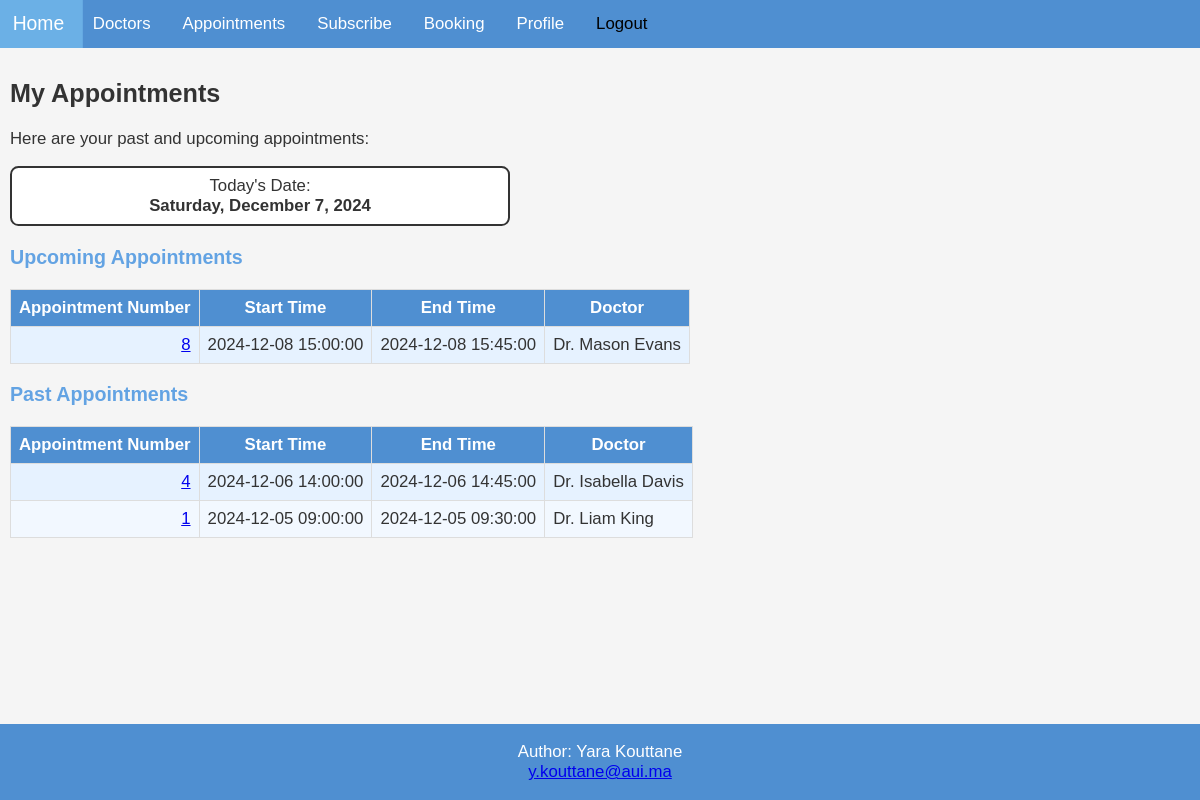
Page /Profile/profile.php (signed in) on the earlier database version.
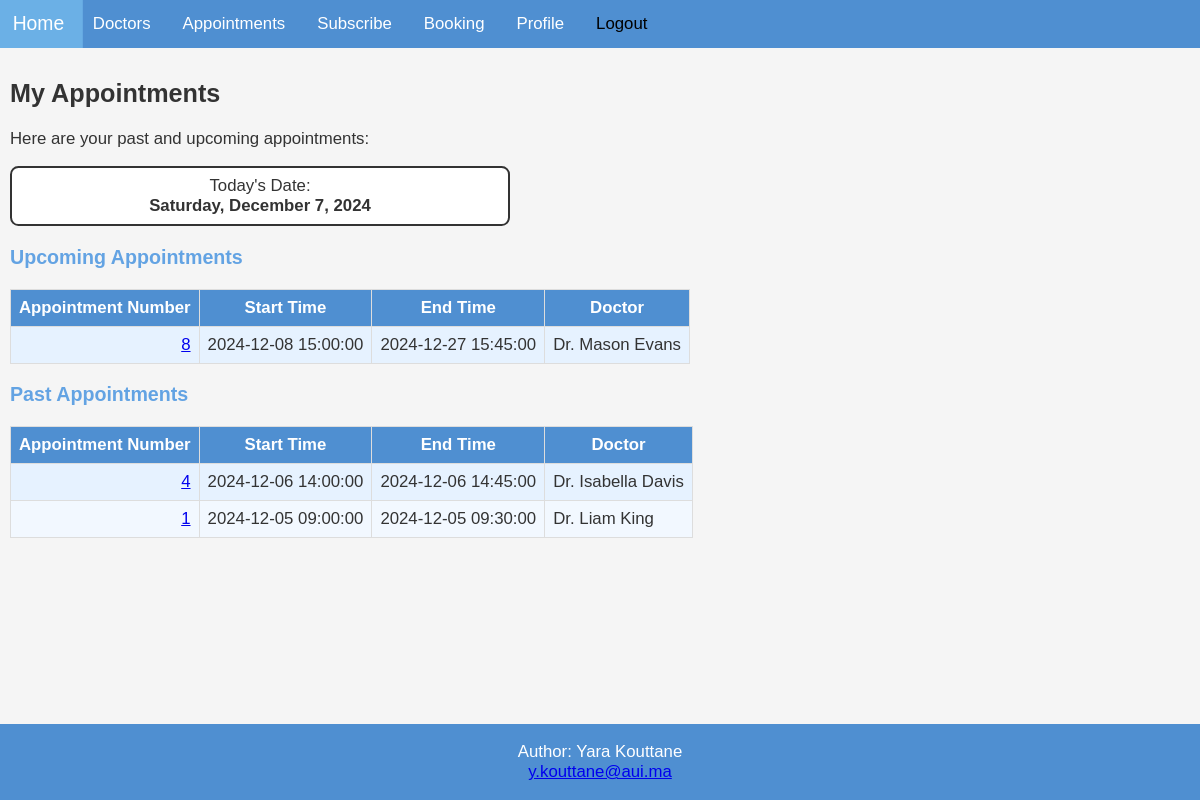
Same page on the later database version.
### tables this page shows
CREATE TABLE APPOINTMENT(
    appointment_id INT PRIMARY KEY AUTO_INCREMENT,
    appointment_date_beg DATETIME NOT NULL,
    appointment_date_end DATETIME NOT NULL,
    patient_id INT NOT NULL,
    doctor_id INT NOT NULL,
    CONSTRAINT has_appointment 
    FOREIGN KEY (patient_id)
    REFERENCES patient(patient_id),
    CONSTRAINT gives_appointment 
    FOREIGN KEY (doctor_id)
    REFERENCES doctor(doctor_id)
);

CREATE TABLE doctor(
    doctor_id INT PRIMARY KEY AUTO_INCREMENT,
    doctor_last_name varchar(64) NOT NULL,
    doctor_first_name varchar(64) NOT NULL,
    doctor_speciality varchar(64) NOT NULL
);

### Profile/profile.php (the view, shortened to what this page needs)
<!DOCTYPE html>
<html>
<head>
    <link rel="stylesheet" href="css/mystyle.css">
</head>
<div class="wrapper">
<body>
<?php include '../inc/header.php';?>
<div class="content">
    <h2>My Appointments</h2>
    <p>Here are your past and upcoming appointments:</p>
    <p class="date">Today's Date: <strong><?php echo date('l, F j, Y'); ?></strong></p>
    <?php
    include "../config/init.php";
    try {
        $patient_id = $_SESSION['patient_id'];
        $conn = new PDO("mysql:host=$server; dbname=$db", $user, $password);
        $qry_past = "SELECT appointment_id, appointment_date_beg, appointment_date_end, doctor_first_name, doctor_last_name
                     FROM appointment
                     INNER JOIN doctor ON appointment.doctor_id = doctor.doctor_id
                     WHERE patient_id = :patient_id AND appointment_date_beg < NOW()
                     ORDER BY appointment_date_beg DESC;";
        $qry_future = "SELECT appointment_id, appointment_date_beg, appointment_date_end, doctor_first_name, doctor_last_name
                       FROM appointment
                       INNER JOIN doctor ON appointment.doctor_id = doctor.doctor_id
                       WHERE patient_id = :patient_id AND appointment_date_beg >= NOW()
                       ORDER BY appointment_date_beg ASC;";
        $stmt_past = $conn->prepare($qry_past);
        $stmt_past->bindParam(':patient_id', $patient_id, PDO::PARAM_INT);
        $stmt_past->execute();
        $stmt_future = $conn->prepare($qry_future);
        $stmt_future->bindParam(':patient_id', $patient_id, PDO::PARAM_INT);
        $stmt_future->execute();
        echo "<h3 class='apt'>Upcoming Appointments</h3>";
        if ($stmt_future->rowCount() > 0) {
            echo "<table>\n";
            echo "<tr><th>Appointment Number</th><th>Start Time</th><th>End Time</th><th>Doctor</th></tr>\n";
            while ($result = $stmt_future->fetch(PDO::FETCH_ASSOC)) {
                echo "<tr>";
                echo "<td><span class='number'><a href='../appointments/appointment_details.php?id=" . $result['appointment_id'] . "'>" . $result['appointment_id'] . "</a></span></td>";
                echo "<td>" . $result['appointment_date_beg'] . "</td>";
                echo "<td>" . $result['appointment_date_end'] . "</td>";
                echo "<td>Dr. " . $result['doctor_first_name'] . " " . $result['doctor_last_name'] . "</td>";
                echo "</tr>\n";
            }
            echo "</table>\n";
        } else {
            echo "<p>You have no upcoming appointments.</p>";
        }
        echo "<h3  class='apt'>Past Appointments</h3>";
        if ($stmt_past->rowCount() > 0) {
            echo "<table>\n";
            echo "<tr><th>Appointment Number</th><th>Start Time</th><th>End Time</th><th>Doctor</th></tr>\n";
            while ($result = $stmt_past->fetch(PDO::FETCH_ASSOC)) {
                echo "<tr>";
                echo "<td><span class='number'><a href='/healthcare_management/appointments/appointment_details.php?id=" . $result['appointment_id'] . "'>" . $result['appointment_id'] . "</a></span></td>";
                echo "<td>" . $result['appointment_date_beg'] . "</td>";
                echo "<td>" . $result['appointment_date_end'] . "</td>";
                echo "<td>Dr. " . $result['doctor_first_name'] . " " . $result['doctor_last_name'] . "</td>";
                echo "</tr>\n";
            }
            echo "</table>\n";
        } else {
            echo "<p>You have no past appointments.</p>";
        }
    } catch (PDOException $e) {
        echo "Error: " . $e->getMessage();
    }
    ?>
</div>
<?php include '../inc/footer.php';?>
</body>
</div>
</html>

Differences in the rows shown:
changed appointment "Mason": appointment_date_end "2024-12-08 15:45:00" → "2024-12-27 15:45:00"
